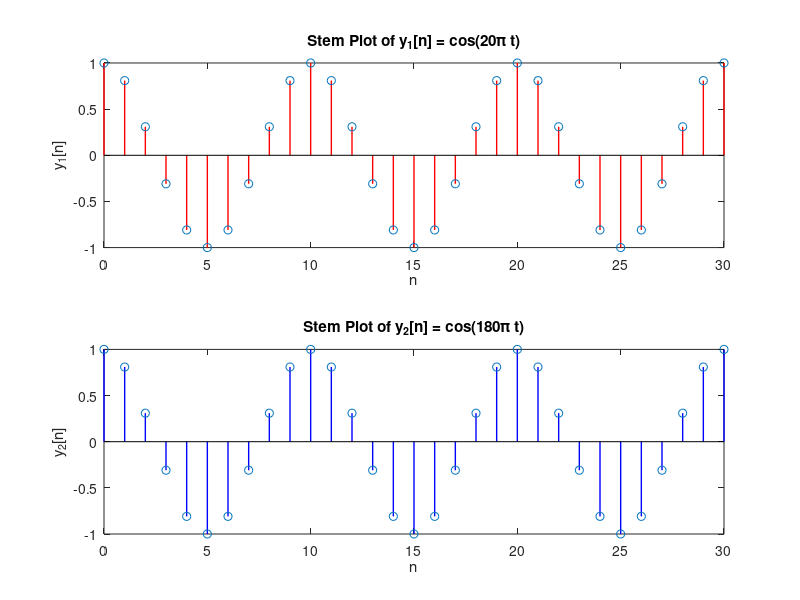
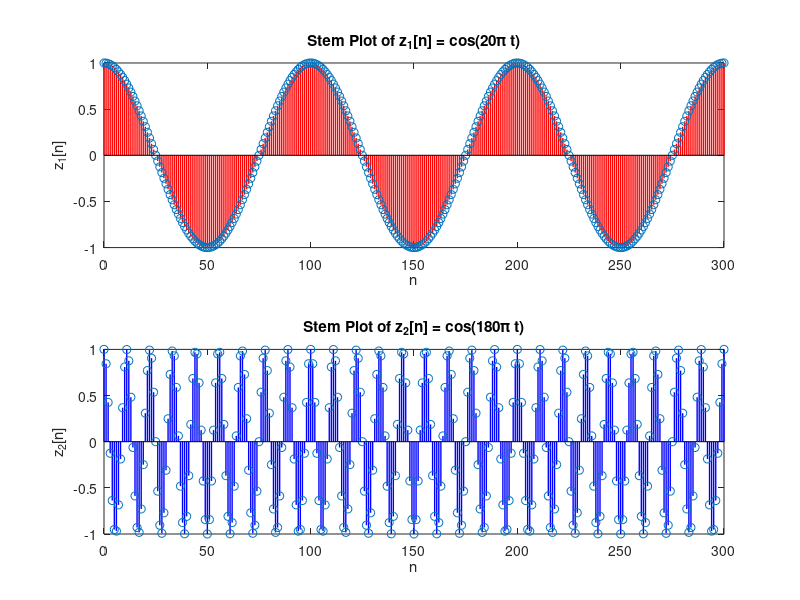
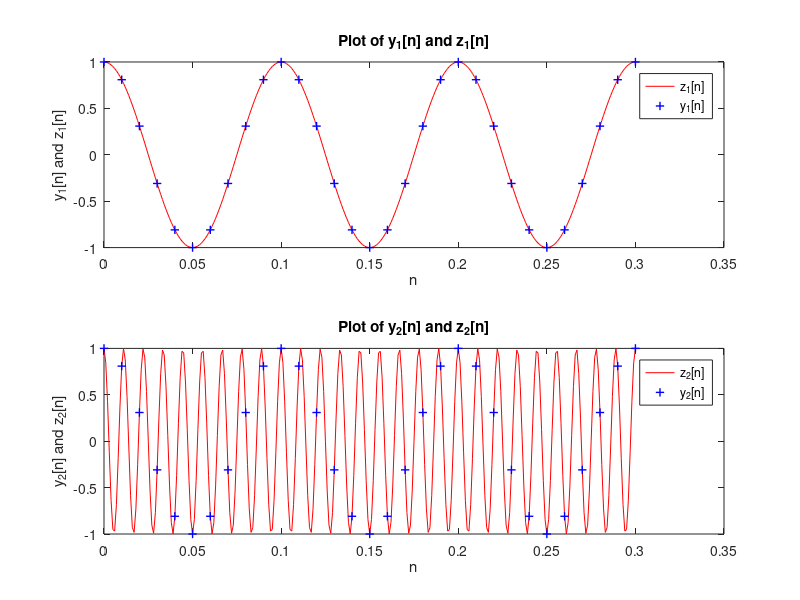
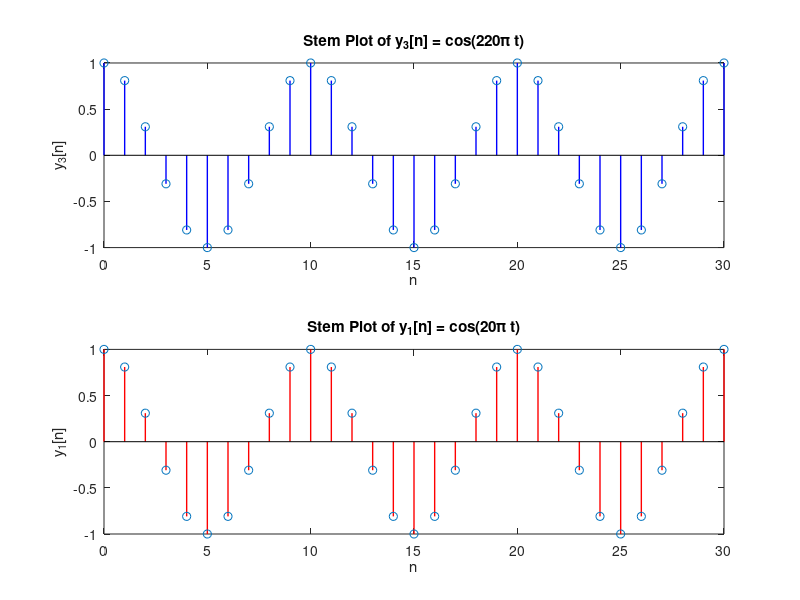

Reproduce these figures in MATLAB, in order.
% get y1 and y2
fs1 = 100; % sampling frequency of 100hz
n1 = 0:30; % index from 0 to 30
t1 = n1 / fs1; % time-vector for continuous-time signals

y1 = cos(20 * pi * t1);
y2 = cos(180 * pi * t1);

figure(1);

% subplot for y1[n]
subplot(2, 1, 1);
stem(n1, y1, 'LineWidth', 1, 'Color', 'r');
title('Stem Plot of y_1[n] = cos(20\pi t)');
xlabel('n');
ylabel('y_1[n]');

% subplot for y2[n]
subplot(2, 1, 2);
stem(n1, y2, 'LineWidth', 1, 'Color', 'b');
title('Stem Plot of y_2[n] = cos(180\pi t)');
xlabel('n');
ylabel('y_2[n]');

% plot z1 and z2
figure(2);

fs2 = 1000; % sampling frequency of 100hz
n2 = 0:300; % Time index for z1 and z2
t2 = n2 / fs2;

z1 = cos(20 * pi * t2);
z2 = cos(180 * pi * t2);

% subplot for z1[n]
subplot(2, 1, 1);
stem(n2, z1, 'LineWidth', 1, 'Color', 'r');
title('Stem Plot of z_1[n] = cos(20\pi t)');
xlabel('n');
ylabel('z_1[n]');

% subplot for z2[n]
subplot(2, 1, 2);
stem(n2, z2, 'LineWidth', 1, 'Color', 'b');
title('Stem Plot of z_2[n] = cos(180\pi t)');
xlabel('n');
ylabel('z_2[n]');

% plotting z1 and y1 and z2 and y2
figure(3)
% Create the first subplot
subplot(2,1,1);
plot(n2/fs2, z1, 'r-', n1/fs1, y1, 'b+', 'LineWidth', 1);
xlabel('n'); ylabel('y_1[n] and z_1[n]');
legend('z_1[n]', 'y_1[n]');
title('Plot of y_1[n] and z_1[n]');

% Create the second subplot
subplot(2,1,2);
plot(n2/fs2, z2, 'r-', n1/fs1, y2, 'b+', 'LineWidth', 1);
xlabel('n'); ylabel('y_2[n] and z_2[n]');
legend('z_2[n]', 'y_2[n]');
title('Plot of y_2[n] and z_2[n]');

figure(4)

% plot y3
y3 = cos(220 * pi * t1);
subplot(2,1,1);
stem(n1, y3, 'LineWidth', 1, 'Color', 'b');
title('Stem Plot of y_3[n] = cos(220\pi t)');
xlabel('n');
ylabel('y_3[n]');

% plot y1
subplot(2,1,2);
stem(n1, y1, 'LineWidth', 1, 'Color', 'r');
title('Stem Plot of y_1[n] = cos(20\pi t)');
xlabel('n');
ylabel('y_1[n]');